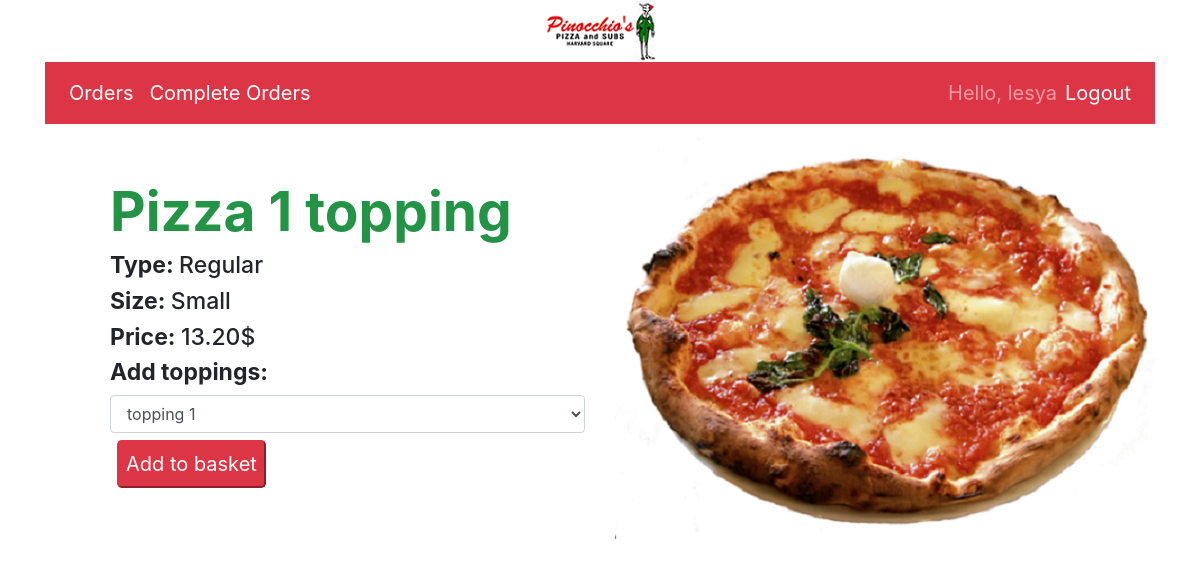
Screenshot of /pizza/3 (signed in) with the database file from the repository.
### orders/models.py (models this page shows, shortened)
class Food(models.Model):
    name = models.CharField(max_length=64, verbose_name="Food")
    category = models.ForeignKey(Category, on_delete=models.CASCADE, related_name='food_category')
    size = models.ForeignKey(Size, on_delete=models.CASCADE, related_name='food_size', blank=True, null=True)
    type = models.ForeignKey(PizzaType, on_delete=models.CASCADE, related_name='pizza_type', blank=True, null=True)
    select_toppings = models.ForeignKey(ToppingNumber, on_delete=models.CASCADE, related_name='pizza_topping_number',
                                        blank=True, null=True)
    price = models.ForeignKey(Price, on_delete=models.CASCADE, related_name='food_price')
    extra = models.BooleanField(default=False)

class ToppingNumber(models.Model):
    number = models.CharField(max_length=64, verbose_name="Number of toppings")
    def __str__(self):
        return f"{self.number}"

class PizzaType(models.Model):
    type = models.CharField(max_length=64)
    def __str__(self):
        return f"{self.type}"

class Size(models.Model):
    size = models.CharField(max_length=64)
    def __str__(self):
        return f"{self.size}"

class Price(models.Model):
    price = models.DecimalField(max_digits=6, decimal_places=2)
    def __str__(self):
        return f"{self.price}"

### orders/views.py (the view)
# urls.py: path("pizza/<int:pizza_id>", views.pizza, name="pizza"),
def pizza(request, pizza_id):
    username = request.user.username
    if not username:
        return redirect('login')
    toppings = Topping.objects.all()
    pizza_list = Food.objects.filter(category__name__icontains="Pizza").all()
    pizza = Food.objects.filter(category__name__icontains="Pizza").get(pk=pizza_id)
    return render(request, "orders/pizza.html", {'pizza_list': pizza_list, 'pizza': pizza,  'toppings': toppings, 'cart_count': cart_count(username)})

### orders/models.py (called while the page is built)
    def __str__(self):
        return f"{self.name}"

### orders/views.py (called while the page is built)
def cart_count(username):
    try:
        cart1 = OrderNumber.objects.get(username=username, in_cart=True)
    except OrderNumber.MultipleObjectsReturned:
        raise Http404("More than one cart found.")
    except OrderNumber.DoesNotExist:
        return 0
    else:
        return cart1.order_items.exclude(extra=True).count()

### orders/templates/orders/pizza.html (shortened to what this page needs)
{% extends 'orders/base.html' %}
{% load static %}
{% block content %}
{% if user.is_authenticated %}
    <div class="row">
        <div id="detail" class="col-sm-12 col-md-5 col-lg-6">
            <h1 id="big">Pizza {{ pizza.select_toppings }}</h1>
            <h3><strong>Type: </strong>{{ pizza.type }}</h3>
            <h3><strong>Size: </strong>{{ pizza.size }}</h3>
            <h3><strong>Price: </strong>{{ pizza.price }}$</h3>
            <form action="{% url 'pizza_order' pizza.id %}" method="post">
                {% if pizza.select_toppings.number == "1 topping"%}
                    <h3><strong>Add toppings:</strong></h3>
                    {% for i in "i" %}
                        <select required class="form-control" name="topping{{ forloop.counter0|add:'1' }}">
                            <option value="" selected disabled hidden>topping {{ forloop.counter0|add:'1' }}</option>
                        </select>
                    {% endfor %}
                {% endif %}
            <div id="button">
                <input id="button" class="btn-lg btn-primary btn-danger" type="submit" value="Add to basket" /></div>
            </form>
        </div>
        <div id="picture" class="col-sm-12 col-md-7 col-lg-6">
            <img src="{% static 'orders/img/pizza.png' %}">
        </div>
    </div>
{% endif %}
{% endblock %}

### orders/templates/orders/base.html (shortened to what this page needs)
<!DOCTYPE html>
{% load static %}
<html lang="en">
<head>
    <link rel="stylesheet" href="https://maxcdn.bootstrapcdn.com/bootstrap/4.1.3/css/bootstrap.min.css">
    <link rel="stylesheet" type="text/css" href="{% static "orders/css/style.css" %}">
    <link rel="stylesheet" type="text/css" href="{% static "orders/js/index.js" %}">
</head>
<body>
<header>
<div style="text-align: center">
<img id = "logo" src="{% static 'orders/img/Pinocchios.png' %}" style="width: auto; height: auto;">
</div>
   <div id="app" class="container">
    <nav class="navbar navbar-expand-lg navbar-dark bg-danger">
        <div id="navbarNavDropdown" class="navbar-collapse collapse">
            <ul class="navbar-nav mr-auto">
                {% if user.is_authenticated %}
                    <li class="nav-item">
                        <a class="nav-link" href="{% url "orders" %}">Orders</a>
                    </li>
                {% endif %}
                {%  if user.is_staff %}
                    <li class="nav-item">
                        <a class="nav-link" href="{% url "order_done" %}">Complete Orders</a>
                    </li>
                {% endif %}
            </ul>
            <ul class="navbar-nav">
                {% if user.is_authenticated %}
                    <span class="navbar-text">Hello, {{ user }}</span>
                    <li class="nav-item">
                        <a class="nav-link" href="{% url 'logout' %}">Logout</a>
                    </li>
                {% endif %}
            </ul>
        </div>
    </nav>
</div>
    </header>
<div class="container">
    {% block content %}
    {% endblock %}
</div>
</body>
</html>

### orders/static/orders/css/style.css (style rules this page uses)
.container { margin-bottom: 10px; }
.navbar-dark .navbar-nav .nav-link { color: rgba(255,255,255,1)!important; }
a { color: #239346 !important; }
h1 { color: #239346; font-weight: bold; }
#button { padding: 7px; }
ul { font-size: 20px; }
img { width: 100%; }
#detail, #picture { margin-top: auto!important; margin-bottom: auto!important; }
@media only screen and (min-device-width : 767px) and (max-device-width : 1024px) { h1, #big { font-size: 33px; } }
@media only screen and (min-device-width : 767px) and (max-device-width : 1024px) { h3 { font-size: 23px; } }
@media only screen and (min-device-width : 767px) and (max-device-width : 1024px) { #detail { text-align: left; padding-left: 30px; } }
@media screen and (min-width: 1024px) { #detail { padding-left: 80px; } }
@media screen and (min-width: 1024px) { #big { font-size: 55px; } }

### rows the page displays
Food: select_toppings "1 topping", type "Regular", size "Small", price "13.20"

### other values shown
{{ user }} "lesya"
